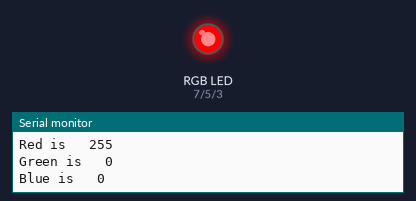
A sketch run on a simulated Arduino Uno, built with avr-gcc and run on an emulated ATmega328P. Parts: an RGB LED mixed from three pins (HIGH = lit), the last lines printed to the serial monitor.

Above: at 0.1 s.
At 9.93 s:
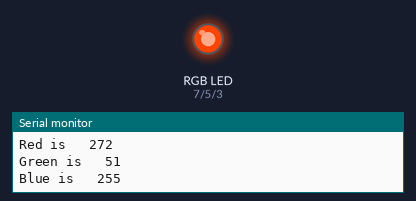
At 19.97 s:
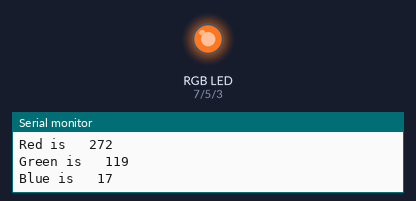
At 39.84 s:
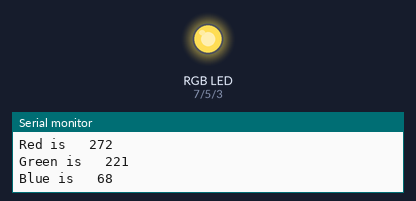
Timing chart, 0 to 40.0 s (numbered marks = the images above):
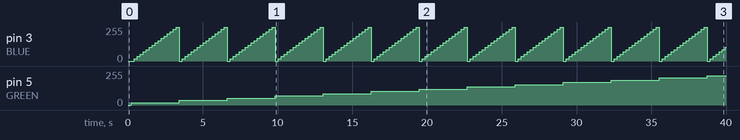

The sketch:

all_colours_task1.ino
```cpp
// Hannah Jayne Knight
// 29/ 01/ 2021
// A sketch to go through all the possible colours between RGB(255, 0, 0) and RGB(255, 255, 255).

// define pins
#define BLUE 3
#define GREEN 5
#define RED 7

void setup()
{
  pinMode(RED, OUTPUT);
  pinMode(GREEN, OUTPUT);
  pinMode(BLUE, OUTPUT);
  digitalWrite(RED, HIGH);
  digitalWrite(GREEN, LOW);
  digitalWrite(BLUE, LOW);

  Serial.begin(9600); // sets the data rate in bits per second (baud) for serial transmission
}

// define variables
int redValue;
int greenValue;
int blueValue;

// main loop
void loop()
{
#define delayTime 200 // fading time in ms

  redValue = 255;
  greenValue = 0;
  blueValue = 0;

  Serial.print ("Red is   ");
  Serial.println (redValue);
  Serial.print ("Green is   ");
  Serial.println (greenValue);
  Serial.print ("Blue is   ");
  Serial.println (blueValue);

   for (int i = 0; i < 255; i += 17) // slowly brings red to full
  {
    blueValue = 0;
    greenValue = 0;
    redValue += 17;
    analogWrite(RED, redValue);
    analogWrite(GREEN, greenValue);
    analogWrite(BLUE, blueValue);
    delay(delayTime);
    Serial.print ("Red is   ");
    Serial.println (redValue);
    Serial.print ("Green is   ");
    Serial.println (greenValue);
    Serial.print ("Blue is   ");
    Serial.println (blueValue);

    for (int i = 0; i < 255; i += 17) // slowly brings green to full
    {
      blueValue = 0;
      greenValue += 17;
      analogWrite(GREEN, greenValue);
      analogWrite(BLUE, blueValue);
      delay(delayTime);
      Serial.print ("Red is   ");
      Serial.println (redValue);
      Serial.print ("Green is   ");
      Serial.println (greenValue);
      Serial.print ("Blue is   ");
      Serial.println (blueValue);


      for (int i = 0; i < 255; i += 17) // slowly brings blue to full
      {
        blueValue += 17;
        analogWrite(BLUE, blueValue);
        delay(delayTime);
        Serial.print ("Red is   ");
        Serial.println (redValue);
        Serial.print ("Green is   ");
        Serial.println (greenValue);
        Serial.print ("Blue is   ");
        Serial.println (blueValue);
      }


    }

  }


  Serial.print ("Red is   ");
  Serial.println (redValue);
  Serial.print ("Green is   ");
  Serial.println (greenValue);
  Serial.print ("Blue is   ");
  Serial.println (blueValue);
}
```

Measured:
- by itself, pin 5 (GREEN): moves from 0/255 to 221/255 over 38.5 s
- by itself, pin 3 (BLUE): repeats every 3.2 s: 34/255 0.20 s, 51/255 0.20 s, 68/255 0.20 s, 85/255 0.20 s, 102/255 0.20 s, 119/255 0.20 s, 136/255 0.20 s, 153/255 0.20 s, 170/255 0.20 s, 187/255 0.20 s, 204/255 0.20 s, 221/255 0.20 s, 238/255 0.20 s, 255/255 0.20 s, 0/255 0.20 s, 17/255 0.20 s
